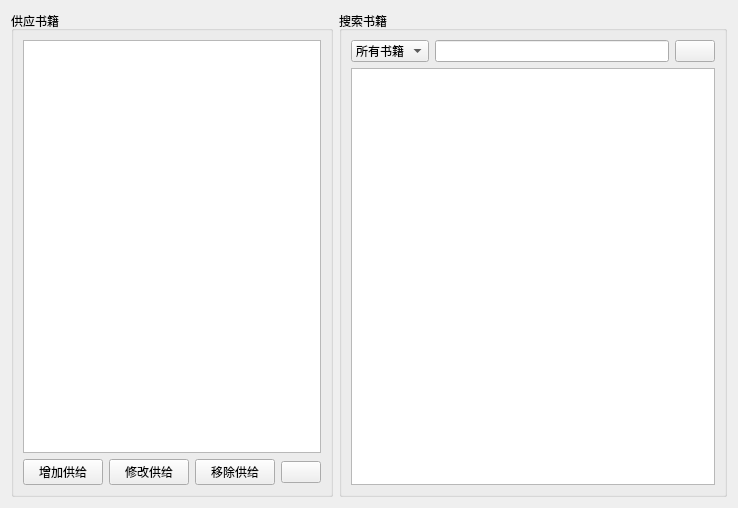
<?xml version="1.0" encoding="UTF-8"?>
<ui version="4.0">
 <class>Supplier</class>
 <widget class="QWidget" name="Supplier">
  <property name="geometry">
   <rect>
    <x>0</x>
    <y>0</y>
    <width>738</width>
    <height>508</height>
   </rect>
  </property>
  <property name="windowTitle">
   <string>LMS</string>
  </property>
  <property name="windowIcon">
   <iconset>
    <normaloff>:/iconwindow.png</normaloff>:/iconwindow.png</iconset>
  </property>
  <property name="autoFillBackground">
   <bool>true</bool>
  </property>
  <layout class="QVBoxLayout" name="verticalLayout_3">
   <item>
    <layout class="QHBoxLayout" name="horizontalLayout_4" stretch="4,5">
     <item>
      <widget class="QGroupBox" name="groupBox">
       <property name="title">
        <string>供应书籍</string>
       </property>
       <layout class="QVBoxLayout" name="verticalLayout">
        <item>
         <widget class="QTableView" name="tableView_supplied_books">
          <property name="selectionMode">
           <enum>QAbstractItemView::SingleSelection</enum>
          </property>
          <property name="selectionBehavior">
           <enum>QAbstractItemView::SelectRows</enum>
          </property>
          <property name="cornerButtonEnabled">
           <bool>false</bool>
          </property>
         </widget>
        </item>
        <item>
         <layout class="QHBoxLayout" name="horizontalLayout">
          <item>
           <spacer name="horizontalSpacer">
            <property name="orientation">
             <enum>Qt::Horizontal</enum>
            </property>
            <property name="sizeHint" stdset="0">
             <size>
              <width>40</width>
              <height>20</height>
             </size>
            </property>
           </spacer>
          </item>
          <item>
           <widget class="QPushButton" name="pushButton_supply_book">
            <property name="toolTip">
             <string>Supply a new book to the library</string>
            </property>
            <property name="text">
             <string>增加供给</string>
            </property>
            <property name="icon">
             <iconset resource="../src.qrc">
              <normaloff>:/images/addbook.png</normaloff>:/images/addbook.png</iconset>
            </property>
            <property name="iconSize">
             <size>
              <width>20</width>
              <height>20</height>
             </size>
            </property>
           </widget>
          </item>
          <item>
           <widget class="QPushButton" name="pushButton_modify_supply">
            <property name="toolTip">
             <string>Modify information for selected supplied book</string>
            </property>
            <property name="text">
             <string>修改供给</string>
            </property>
            <property name="icon">
             <iconset resource="../src.qrc">
              <normaloff>:/images/modify.png</normaloff>:/images/modify.png</iconset>
            </property>
            <property name="iconSize">
             <size>
              <width>20</width>
              <height>20</height>
             </size>
            </property>
           </widget>
          </item>
          <item>
           <widget class="QPushButton" name="pushButton_remove_supply">
            <property name="toolTip">
             <string>Cancel selected book supply</string>
            </property>
            <property name="text">
             <string>移除供给</string>
            </property>
            <property name="icon">
             <iconset resource="../src.qrc">
              <normaloff>:/images/deletebook-icon.png</normaloff>:/images/deletebook-icon.png</iconset>
            </property>
            <property name="iconSize">
             <size>
              <width>20</width>
              <height>20</height>
             </size>
            </property>
           </widget>
          </item>
          <item>
           <spacer name="horizontalSpacer_2">
            <property name="orientation">
             <enum>Qt::Horizontal</enum>
            </property>
            <property name="sizeHint" stdset="0">
             <size>
              <width>40</width>
              <height>20</height>
             </size>
            </property>
           </spacer>
          </item>
          <item>
           <widget class="QPushButton" name="pushButton_refresh">
            <property name="toolTip">
             <string>Refresh</string>
            </property>
            <property name="text">
             <string/>
            </property>
            <property name="icon">
             <iconset resource="../src.qrc">
              <normaloff>:/images/refresh.png</normaloff>:/images/refresh.png</iconset>
            </property>
            <property name="iconSize">
             <size>
              <width>20</width>
              <height>20</height>
             </size>
            </property>
           </widget>
          </item>
         </layout>
        </item>
       </layout>
      </widget>
     </item>
     <item>
      <widget class="QGroupBox" name="groupBox_2">
       <property name="title">
        <string>搜索书籍</string>
       </property>
       <layout class="QVBoxLayout" name="verticalLayout_2">
        <item>
         <layout class="QHBoxLayout" name="horizontalLayout_3" stretch="0,1,0">
          <item>
           <widget class="QComboBox" name="comboBox">
            <property name="sizePolicy">
             <sizepolicy hsizetype="Preferred" vsizetype="Preferred">
              <horstretch>0</horstretch>
              <verstretch>0</verstretch>
             </sizepolicy>
            </property>
            <property name="toolTip">
             <string>Search by</string>
            </property>
            <item>
             <property name="text">
              <string>所有书籍</string>
             </property>
            </item>
            <item>
             <property name="text">
              <string>标题</string>
             </property>
            </item>
            <item>
             <property name="text">
              <string>作者</string>
             </property>
            </item>
            <item>
             <property name="text">
              <string>出版社</string>
             </property>
            </item>
            <item>
             <property name="text">
              <string>年份</string>
             </property>
            </item>
            <item>
             <property name="text">
              <string>ISBN</string>
             </property>
            </item>
           </widget>
          </item>
          <item>
           <widget class="QLineEdit" name="lineEdit_search_book">
            <property name="sizePolicy">
             <sizepolicy hsizetype="Preferred" vsizetype="Preferred">
              <horstretch>0</horstretch>
              <verstretch>0</verstretch>
             </sizepolicy>
            </property>
           </widget>
          </item>
          <item>
           <widget class="QPushButton" name="pushButton_search_book">
            <property name="sizePolicy">
             <sizepolicy hsizetype="Preferred" vsizetype="Preferred">
              <horstretch>0</horstretch>
              <verstretch>0</verstretch>
             </sizepolicy>
            </property>
            <property name="toolTip">
             <string>Search</string>
            </property>
            <property name="text">
             <string/>
            </property>
            <property name="icon">
             <iconset resource="../src.qrc">
              <normaloff>:/images/search-icon.png</normaloff>:/images/search-icon.png</iconset>
            </property>
            <property name="iconSize">
             <size>
              <width>24</width>
              <height>24</height>
             </size>
            </property>
           </widget>
          </item>
         </layout>
        </item>
        <item>
         <widget class="QTableView" name="tableView_books"/>
        </item>
       </layout>
      </widget>
     </item>
    </layout>
   </item>
  </layout>
 </widget>
 <resources>
  <include location="../src.qrc"/>
 </resources>
 <connections/>
</ui>
